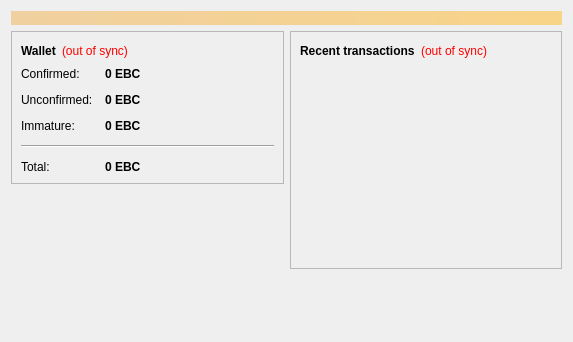
<?xml version="1.0" encoding="UTF-8"?>
<ui version="4.0">
 <class>OverviewPage</class>
 <widget class="QWidget" name="OverviewPage">
  <property name="geometry">
   <rect>
    <x>0</x>
    <y>0</y>
    <width>573</width>
    <height>342</height>
   </rect>
  </property>
  <property name="windowTitle">
   <string>Form</string>
  </property>
  <layout class="QVBoxLayout" name="topLayout">
   <item>
    <widget class="QLabel" name="labelAlerts">
     <property name="visible">
      <bool>false</bool>
     </property>
     <property name="styleSheet">
      <string notr="true">background-color: qlineargradient(x1: 0, y1: 0, x2: 1, y2: 0, stop:0 #F0D0A0, stop:1 #F8D488); color:#000000;</string>
     </property>
     <property name="wordWrap">
      <bool>true</bool>
     </property>
     <property name="margin">
      <number>3</number>
     </property>
    </widget>
   </item>
   <item>
    <layout class="QHBoxLayout" name="horizontalLayout" stretch="1,1">
     <item>
      <layout class="QVBoxLayout" name="verticalLayout_2">
       <item>
        <widget class="QFrame" name="frame">
         <property name="frameShape">
          <enum>QFrame::StyledPanel</enum>
         </property>
         <property name="frameShadow">
          <enum>QFrame::Raised</enum>
         </property>
         <layout class="QVBoxLayout" name="verticalLayout_4">
          <item>
           <layout class="QHBoxLayout" name="horizontalLayout_4">
            <item>
             <widget class="QLabel" name="label_5">
              <property name="font">
               <font>
                <weight>75</weight>
                <bold>true</bold>
               </font>
              </property>
              <property name="text">
               <string>Wallet</string>
              </property>
             </widget>
            </item>
            <item>
             <widget class="QLabel" name="labelWalletStatus">
              <property name="toolTip">
               <string>The displayed information may be out of date. Your wallet automatically synchronizes with the EBanker network after a connection is established, but this process has not completed yet.</string>
              </property>
              <property name="styleSheet">
               <string notr="true">QLabel { color: red; }</string>
              </property>
              <property name="text">
               <string notr="true">(out of sync)</string>
              </property>
              <property name="alignment">
               <set>Qt::AlignLeading|Qt::AlignLeft|Qt::AlignVCenter</set>
              </property>
             </widget>
            </item>
            <item>
             <spacer name="horizontalSpacer_2">
              <property name="orientation">
               <enum>Qt::Horizontal</enum>
              </property>
              <property name="sizeHint" stdset="0">
               <size>
                <width>40</width>
                <height>20</height>
               </size>
              </property>
             </spacer>
            </item>
           </layout>
          </item>
          <item>
           <layout class="QFormLayout" name="formLayout_2">
            <property name="fieldGrowthPolicy">
             <enum>QFormLayout::AllNonFixedFieldsGrow</enum>
            </property>
            <property name="horizontalSpacing">
             <number>12</number>
            </property>
            <property name="verticalSpacing">
             <number>12</number>
            </property>
            <item row="0" column="0">
             <widget class="QLabel" name="label">
              <property name="text">
               <string>Confirmed:</string>
              </property>
             </widget>
            </item>
            <item row="0" column="1">
             <widget class="QLabel" name="labelBalance">
              <property name="font">
               <font>
                <weight>75</weight>
                <bold>true</bold>
               </font>
              </property>
              <property name="cursor">
               <cursorShape>IBeamCursor</cursorShape>
              </property>
              <property name="toolTip">
               <string>Your current spendable balance</string>
              </property>
              <property name="text">
               <string notr="true">0 EBC</string>
              </property>
              <property name="textInteractionFlags">
               <set>Qt::LinksAccessibleByMouse|Qt::TextSelectableByKeyboard|Qt::TextSelectableByMouse</set>
              </property>
             </widget>
            </item>
            <item row="1" column="0">
             <widget class="QLabel" name="label_3">
              <property name="text">
               <string>Unconfirmed:</string>
              </property>
             </widget>
            </item>
            <item row="1" column="1">
             <widget class="QLabel" name="labelUnconfirmed">
              <property name="font">
               <font>
                <weight>75</weight>
                <bold>true</bold>
               </font>
              </property>
              <property name="cursor">
               <cursorShape>IBeamCursor</cursorShape>
              </property>
              <property name="toolTip">
               <string>Total of transactions that have yet to be confirmed, and do not yet count toward the spendable balance</string>
              </property>
              <property name="text">
               <string notr="true">0 EBC</string>
              </property>
              <property name="textInteractionFlags">
               <set>Qt::LinksAccessibleByMouse|Qt::TextSelectableByKeyboard|Qt::TextSelectableByMouse</set>
              </property>
             </widget>
            </item>
            <item row="2" column="0">
             <widget class="QLabel" name="labelImmatureText">
              <property name="text">
               <string>Immature:</string>
              </property>
             </widget>
            </item>
            <item row="2" column="1">
             <widget class="QLabel" name="labelImmature">
              <property name="font">
               <font>
                <weight>75</weight>
                <bold>true</bold>
               </font>
              </property>
              <property name="toolTip">
               <string>Mined balance that has not yet matured</string>
              </property>
              <property name="text">
               <string notr="true">0 EBC</string>
              </property>
              <property name="textInteractionFlags">
               <set>Qt::LinksAccessibleByMouse|Qt::TextSelectableByKeyboard|Qt::TextSelectableByMouse</set>
              </property>
             </widget>
            </item>
            <item row="4" column="0">
             <widget class="QLabel" name="labelTotalText">
              <property name="text">
               <string>Total:</string>
              </property>
             </widget>
            </item>
            <item row="4" column="1">
             <widget class="QLabel" name="labelTotal">
              <property name="font">
               <font>
                <weight>75</weight>
                <bold>true</bold>
               </font>
              </property>
              <property name="cursor">
               <cursorShape>IBeamCursor</cursorShape>
              </property>
              <property name="toolTip">
               <string>Your current total balance</string>
              </property>
              <property name="text">
               <string notr="true">0 EBC</string>
              </property>
              <property name="textInteractionFlags">
               <set>Qt::LinksAccessibleByMouse|Qt::TextSelectableByKeyboard|Qt::TextSelectableByMouse</set>
              </property>
             </widget>
            </item>
            <item row="3" column="0" colspan="2">
             <widget class="Line" name="line">
              <property name="orientation">
               <enum>Qt::Horizontal</enum>
              </property>
             </widget>
            </item>
           </layout>
          </item>
         </layout>
        </widget>
       </item>
       <item>
        <spacer name="verticalSpacer">
         <property name="orientation">
          <enum>Qt::Vertical</enum>
         </property>
         <property name="sizeHint" stdset="0">
          <size>
           <width>20</width>
           <height>40</height>
          </size>
         </property>
        </spacer>
       </item>
      </layout>
     </item>
     <item>
      <layout class="QVBoxLayout" name="verticalLayout_3">
       <item>
        <widget class="QFrame" name="frame_2">
         <property name="frameShape">
          <enum>QFrame::StyledPanel</enum>
         </property>
         <property name="frameShadow">
          <enum>QFrame::Raised</enum>
         </property>
         <layout class="QVBoxLayout" name="verticalLayout">
          <item>
           <layout class="QHBoxLayout" name="horizontalLayout_2">
            <item>
             <widget class="QLabel" name="label_4">
              <property name="text">
               <string>&lt;b&gt;Recent transactions&lt;/b&gt;</string>
              </property>
             </widget>
            </item>
            <item>
             <widget class="QLabel" name="labelTransactionsStatus">
              <property name="toolTip">
               <string>The displayed information may be out of date. Your wallet automatically synchronizes with the EBanker network after a connection is established, but this process has not completed yet.</string>
              </property>
              <property name="styleSheet">
               <string notr="true">QLabel { color: red; }</string>
              </property>
              <property name="text">
               <string notr="true">(out of sync)</string>
              </property>
              <property name="alignment">
               <set>Qt::AlignRight|Qt::AlignTrailing|Qt::AlignVCenter</set>
              </property>
             </widget>
            </item>
            <item>
             <spacer name="horizontalSpacer">
              <property name="orientation">
               <enum>Qt::Horizontal</enum>
              </property>
              <property name="sizeHint" stdset="0">
               <size>
                <width>40</width>
                <height>20</height>
               </size>
              </property>
             </spacer>
            </item>
           </layout>
          </item>
          <item>
           <widget class="QListView" name="listTransactions">
            <property name="styleSheet">
             <string notr="true">QListView { background: transparent; }</string>
            </property>
            <property name="frameShape">
             <enum>QFrame::NoFrame</enum>
            </property>
            <property name="verticalScrollBarPolicy">
             <enum>Qt::ScrollBarAlwaysOff</enum>
            </property>
            <property name="horizontalScrollBarPolicy">
             <enum>Qt::ScrollBarAlwaysOff</enum>
            </property>
            <property name="selectionMode">
             <enum>QAbstractItemView::NoSelection</enum>
            </property>
           </widget>
          </item>
         </layout>
        </widget>
       </item>
       <item>
        <spacer name="verticalSpacer_2">
         <property name="orientation">
          <enum>Qt::Vertical</enum>
         </property>
         <property name="sizeHint" stdset="0">
          <size>
           <width>20</width>
           <height>40</height>
          </size>
         </property>
        </spacer>
       </item>
      </layout>
     </item>
    </layout>
   </item>
  </layout>
 </widget>
 <resources/>
 <connections/>
</ui>
